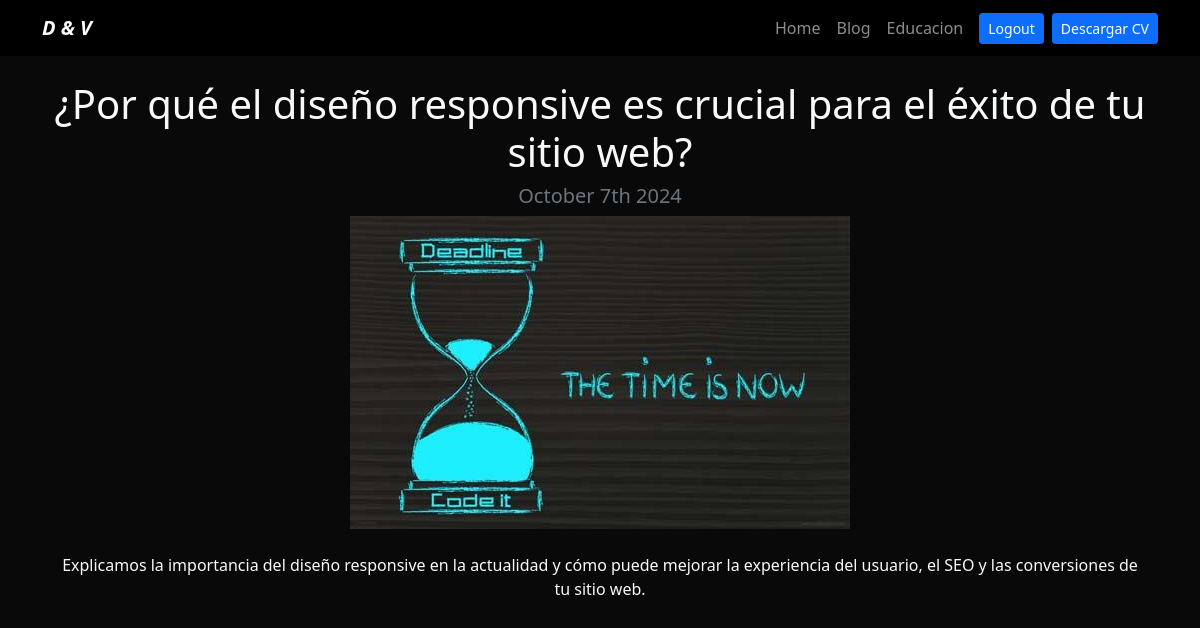
/blog/3 (signed in), run on the app's committed database.
### blog/models.py (models this page shows, shortened)
class Post(models.Model):
    title = models.CharField(max_length=100)
    description = models.TextField()
    image = models.ImageField(upload_to="blog/images")
    date = models.DateField(default=datetime.date.today)

### blog/views.py (the view)
# urls.py: path("<int:post_id>", views.post_detail, name="post_detail"),
@login_required
def post_detail(request, post_id):
    post = get_object_or_404(Post, pk=post_id)
    return render(request, "post_detail.html", {"post": post})

### blog/templates/post_detail.html
{% extends 'layout.html' %}
{% block content %}
<div class="text-center">
  <h1>{{post.title}}</h1>
  <h2 class="my-2 h5 text-muted">{{post.date|date:'F jS Y'}}</h2>
  <img src="{{post.image.url}}" alt="{{post.title}}" class="img-fluid">
  <div class="my-4">
  {{post.description|safe}}
  </div>
</div>
{% endblock %}

### portfolio/static/main.css (style rules this page uses)
body { background: #090909; }

### data on the page
Post: title "¿Por qué el diseño responsive es crucial para el éxito de tu sitio web?", date "October 7th 2024", image (picture), description "Explicamos la importancia del diseño responsive en la actualidad y cómo puede mejorar la experiencia del usuario, el SEO y las conversiones de tu sitio web."
